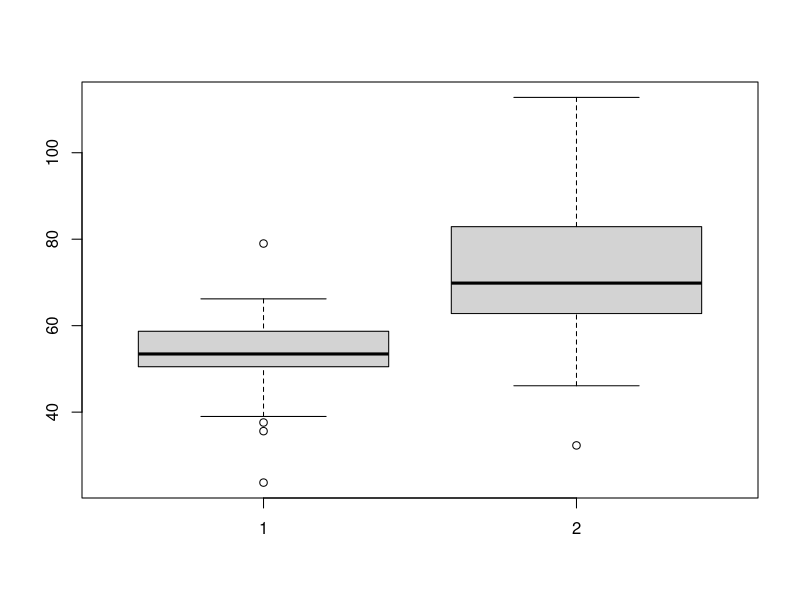
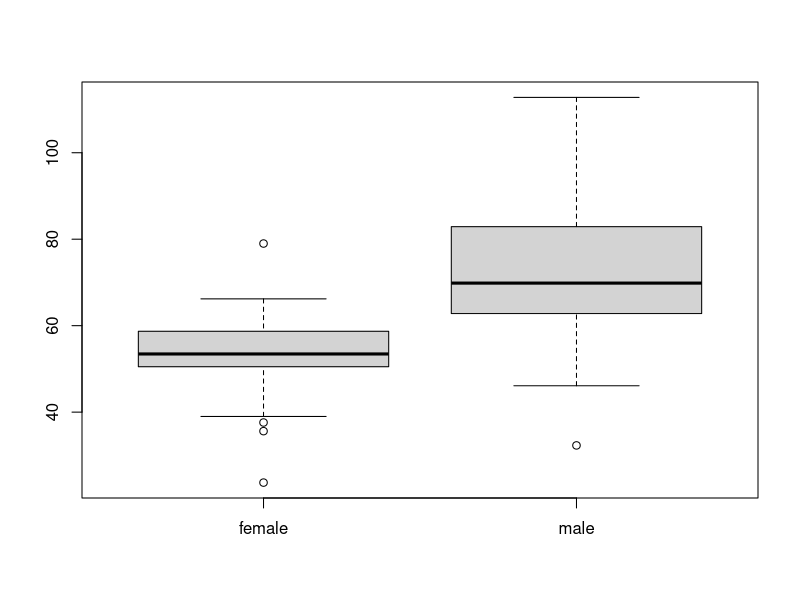
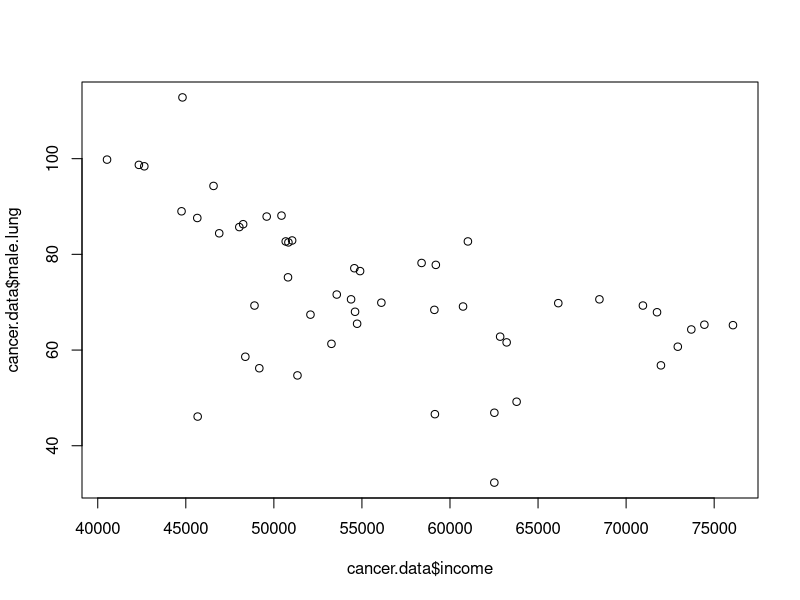
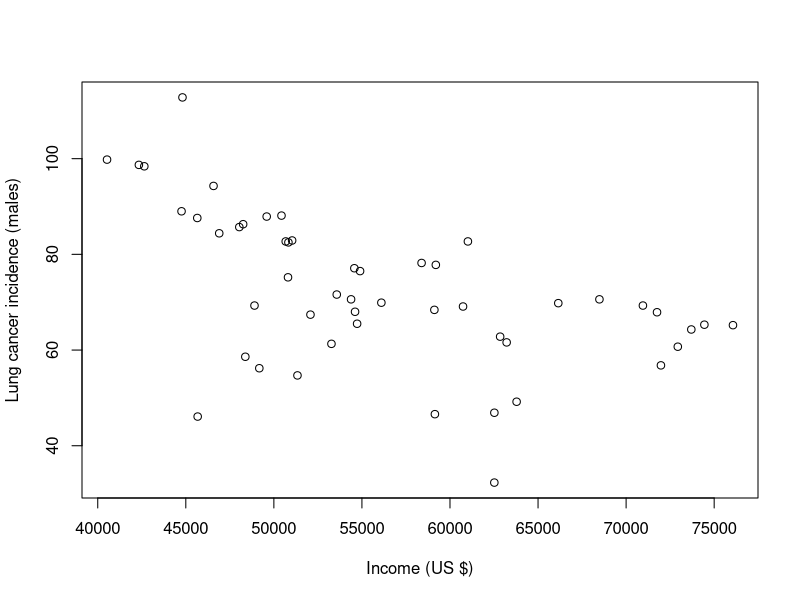
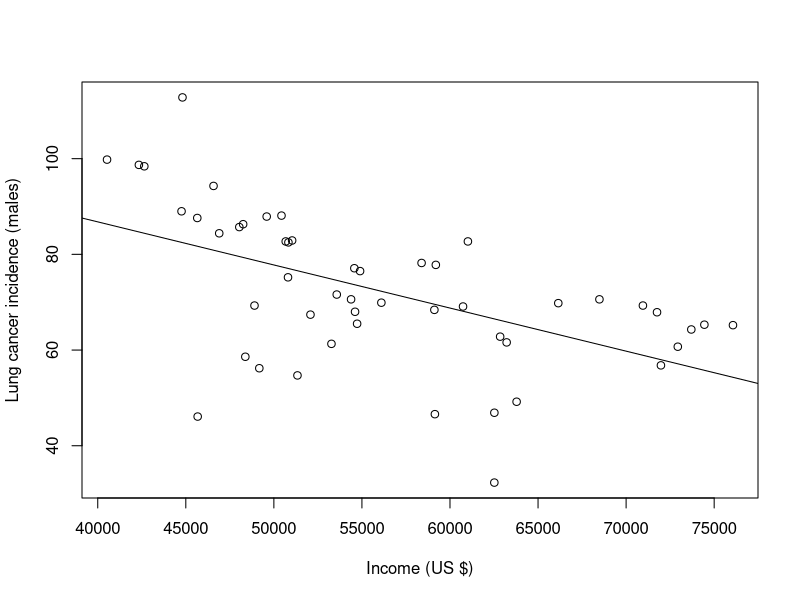
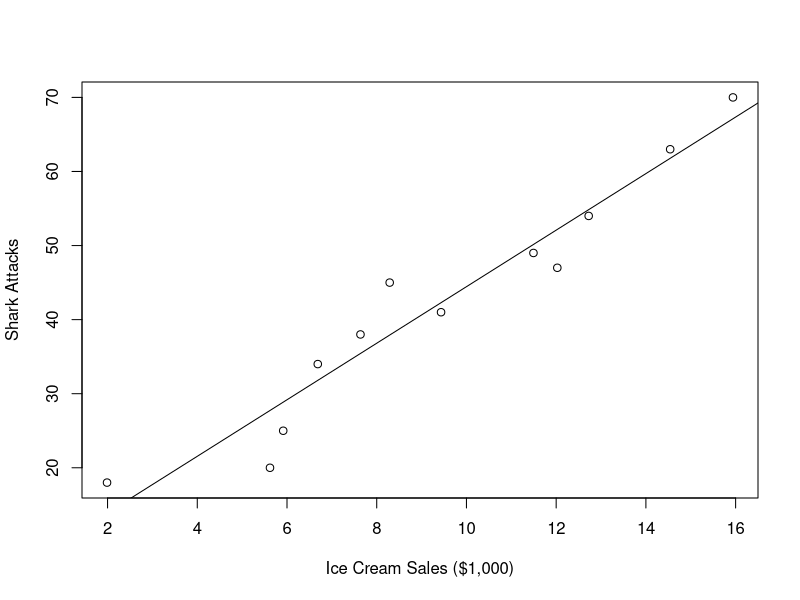
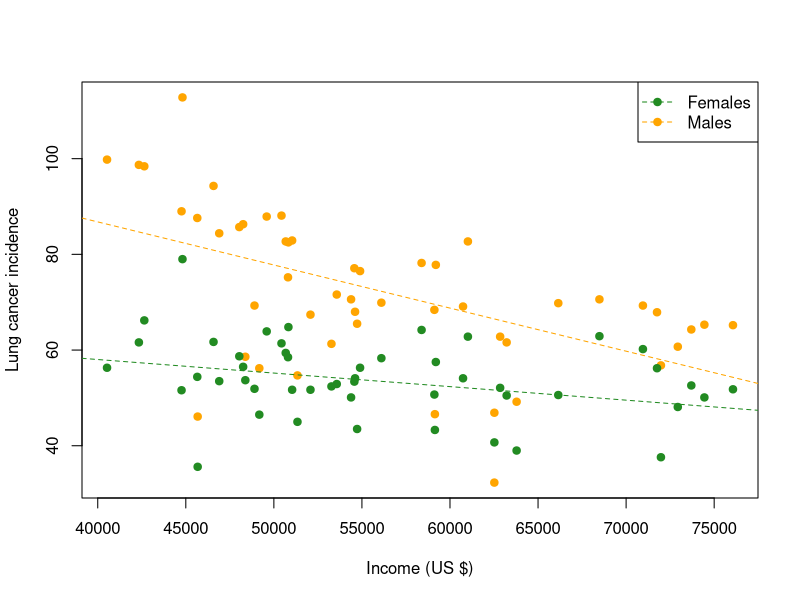

The R script that drew these images, in order:
## ---- chunk 1
cancer.data <- read.csv(file = "data/cancer-data.csv")
head(cancer.data)
summary(cancer.data)
## ---- chunk 2
# Compare cancer incidence between sexes
# Jeff Oliver
# jcoliver@email.arizona.edu
# 2019-06-05
## ---- chunk 3
cancer.data <- read.csv(file = "data/cancer-data.csv")
boxplot(cancer.data$female.lung, cancer.data$male.lung)
## ---- chunk 4
boxplot(list(female = cancer.data$female.lung, male = cancer.data$male.lung))
## ---- chunk 5
t.test(x = cancer.data$female.lung, y = cancer.data$male.lung)
## ---- chunk 6
# Compare cancer incidence between sexes
# Jeff Oliver
# jcoliver@email.arizona.edu
# 2019-06-05
## ---- chunk 7
cancer.data <- read.csv(file = "data/cancer-data.csv")
plot(x = cancer.data$income, y = cancer.data$male.lung)
## ---- chunk 8
plot(x = cancer.data$income, 
     y = cancer.data$male.lung,
     xlab = "Income (US $)",
     ylab = "Lung cancer incidence (males)")
## ---- chunk 9
income.lm <- lm(cancer.data$male.lung ~ cancer.data$income)
summary(income.lm)
## ---- chunk 10
plot(x = cancer.data$income, 
     y = cancer.data$male.lung,
     xlab = "Income (US $)",
     ylab = "Lung cancer incidence (males)")
abline(income.lm)
## ---- chunk 11
ice.cream <- 1:12 + rnorm(n = 12, mean = 2)
shark.attacks <- round(5 * (1:12 + rnorm(n = 12, mean = 2)), digits = 0)
plot(x = ice.cream,
     y = shark.attacks,
     xlab = "Ice Cream Sales ($1,000)",
     ylab = "Shark Attacks")
abline(lm(shark.attacks ~ ice.cream))
## ---- chunk 12
plot(x = cancer.data$income, 
     y = cancer.data$male.lung,
     xlab = "Income (US $)",
     ylab = "Lung cancer incidence",
     pch = 19,
     col = "orange")
points(x = cancer.data$income,
       y = cancer.data$female.lung,
       pch = 19,
       col = "forestgreen")
abline(income.lm, col = "orange", lty = 2)
abline(lm(female.lung ~ income, data = cancer.data), col = "forestgreen", lty = 2)
legend("topright",
       legend = c("Females", "Males"),
       col = c("forestgreen", "orange"),
       pch = 19,
       lty = 2)
